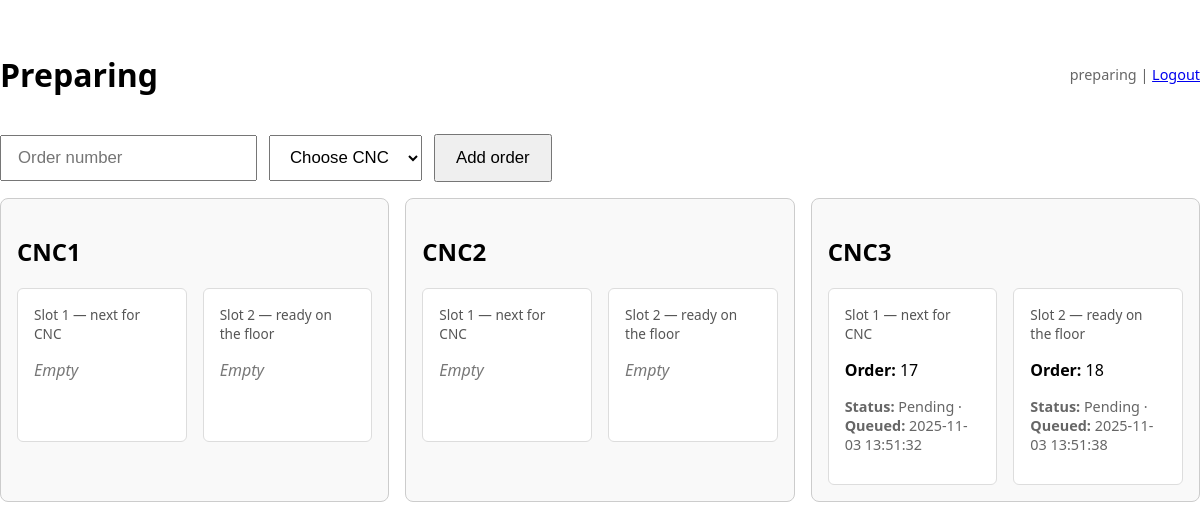
The app's page /preparing (signed in) with its own data.
### tables this page shows
CREATE TABLE orders (
        id INTEGER PRIMARY KEY AUTOINCREMENT,
        order_number TEXT NOT NULL,
        status TEXT NOT NULL,
        current_station TEXT,
        queued_at   TEXT DEFAULT CURRENT_TIMESTAMP,
        started_at  TEXT,
        finished_at TEXT,
        lorry       TEXT,
        wrap_slot   INTEGER,
        batch_id    TEXT
    );

### app.py (the view, shortened to what this page needs)
@app.route("/preparing", methods=["GET","POST"])
@login_required
def preparing_station():
    if (session.get("area") or "").lower() != PREPARING_STATION:
        return ("Forbidden: not Preparing", 403)
    conn = get_db(); c = conn.cursor()
    cnc_slots = {}
    for cnc in CNC_STATIONS:
        c.execute("""
            SELECT id, order_number, status, datetime(queued_at,'localtime')
            FROM orders WHERE current_station=? AND status='Pending'
            ORDER BY queued_at ASC LIMIT ?
        """, (cnc, QUEUE_CAPACITY_PREP))
        cnc_slots[cnc] = c.fetchall()
    conn.close()
    return render_template("station_preparing_one.html", cnc_slots=cnc_slots, capacity=QUEUE_CAPACITY_PREP)

### app.py (called while the page is built)
def get_db(): return sqlite3.connect(DB_PATH)

def login_required(f):
    from functools import wraps
    @wraps(f)
    def wrapped(*a, **kw):
        if not session.get("user_id"):
            return redirect(url_for("login"))
        return f(*a, **kw)
    return wrapped

### templates/station_preparing_one.html (shortened to what this page needs)
<!DOCTYPE html>
<html>
<head>
</head>
<body>
  <header>
    <h1>Preparing</h1>
    <div class="muted">{{ session.get('username') }} | <a href="{{ url_for('logout') }}">Logout</a></div>
  </header>
  <form method="POST" class="assign">
    <input type="text" name="order_number" placeholder="Order number" required>
    <select name="target_cnc" required>
      <option value="" selected disabled>Choose CNC</option>
    </select>
    <button type="submit" class="big">Add order</button>
  </form>
  <div class="grid">
    {% for cnc in ['cnc1','cnc2','cnc3'] %}
      <section>
        <h2>{{ cnc.upper() }}</h2>
        <div class="slots">
          {% for i in range(2) %}
            {% set item = cnc_slots.get(cnc, [None,None])[i] %}
            <div class="slot">
              <div class="label">Slot {{ i+1 }} — {% if i==0 %}next for CNC{% else %}ready on the floor{% endif %}</div>
              {% if item %}
                <p><strong>Order:</strong> {{ item[1] }}</p>
                <p class="muted"><strong>Status:</strong> {{ item[2] }} · <strong>Queued:</strong> {{ item[3] }}</p>
              {% else %}
                <p class="empty">Empty</p>
              {% endif %}
            </div>
          {% endfor %}
        </div>
      </section>
    {% endfor %}
  </div>
</body>
</html>

### templates/station_preparing_one.html (style rules this page uses)
body { font-family: system-ui, sans-serif; max-width: 1200px; margin: 2rem auto; }
header { display:flex; justify-content:space-between; align-items:center; margin-bottom:1rem; }
form.assign { display:flex; gap:.75rem; align-items:center; margin-bottom:1rem; }
input[type=text], select { padding:.7rem 1rem; font-size:1.05rem; }
button.big { padding:.75rem 1.25rem; font-size:1.05rem; }
.grid { display:grid; grid-template-columns: repeat(3, 1fr); gap:1rem; }
section { border:1px solid #ccc; border-radius:8px; background:#f9f9f9; padding:1rem; }
.slots { display:grid; grid-template-columns: 1fr 1fr; gap:1rem; }
.slot { border:1px solid #ddd; border-radius:6px; background:#fff; padding:1rem; min-height:120px; }
.label { font-size:.85rem; color:#555; margin-bottom:.25rem; }
.empty { color:#777; font-style:italic; }
.muted { color:#666; font-size:.9rem; }

### records on screen
orders: order_number "17", status "Pending"
orders: order_number "18", status "Pending"

### other values on screen
{{ session.get('username') }} "preparing"
{{ cnc.upper() }} "CNC1" "CNC2" "CNC3"
{{ i+1 }} "1" "2" "1" "2" "1" "2"
{{ item[3] }} "2025-11-03 13:51:32" "2025-11-03 13:51:38"
